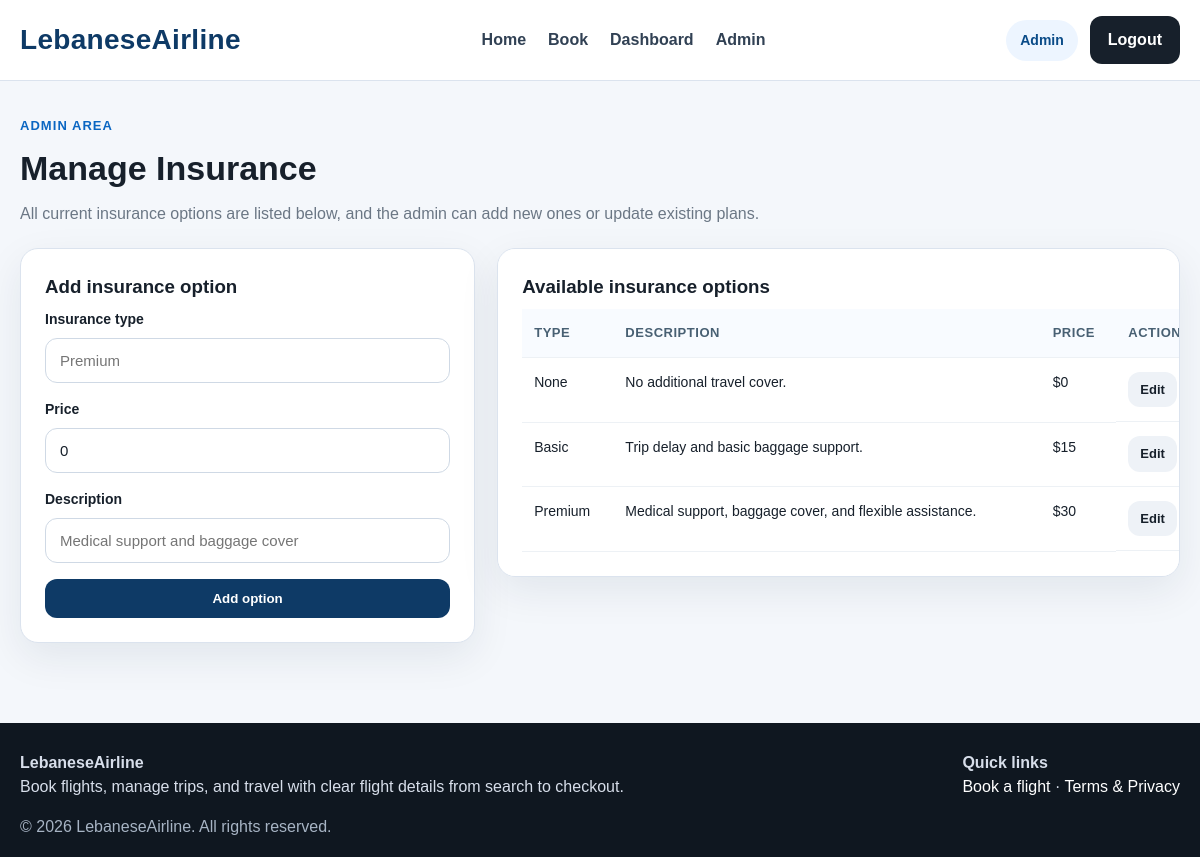
The page /travel-booking-system-mysql-only/admin/manage-insurance.php (signed in) on the database its author committed.
### tables this page shows
CREATE TABLE users (
    id INT AUTO_INCREMENT PRIMARY KEY,
    name VARCHAR(100) NOT NULL,
    email VARCHAR(150) NOT NULL UNIQUE,
    password VARCHAR(255) NOT NULL,
    role ENUM('user', 'admin') NOT NULL DEFAULT 'user',
    created_at DATETIME NOT NULL DEFAULT CURRENT_TIMESTAMP
);

CREATE TABLE insurance_options (
    id INT AUTO_INCREMENT PRIMARY KEY,
    name VARCHAR(100) NOT NULL,
    price DECIMAL(10,2) NOT NULL DEFAULT 0,
    description VARCHAR(255) NOT NULL DEFAULT '',
    created_at DATETIME NOT NULL DEFAULT CURRENT_TIMESTAMP
);

### travel-booking-system-mysql-only/includes/data-store.php (called while the page is built, shortened)
<?php
function db(): PDO {
    static $pdo = null;
    if ($pdo === null) {
        $pdo = getPDOConnection();
    }
    return $pdo;
}
function get_all_users(): array {
    $stmt = db()->query("SELECT id, name, email, password, role, created_at FROM users ORDER BY id ASC");
    return $stmt->fetchAll();
}
function get_all_insurance_options(): array {
    $stmt = db()->query("SELECT id, name, price, description FROM insurance_options ORDER BY id ASC");
    return $stmt->fetchAll();
}

### travel-booking-system-mysql-only/includes/auth.php (called while the page is built, shortened)
<?php
include_once __DIR__ . '/data-store.php';
function current_user(): ?array {
    foreach (get_all_users() as $user) {
        if ((int)$user['id'] === (int)$_SESSION['user_id']) {
            return $user;
        }
    }
    return null;
}
function is_admin(): bool {
    $user = current_user();
    return $user && ($user['role'] ?? 'user') === 'admin';
}

### travel-booking-system-mysql-only/admin/manage-insurance.php (the view, shortened to what this page needs)
<?php
include __DIR__ . '/../includes/header.php';
$options = get_all_insurance_options();
$editingOption = null;
?>
<section class="page">
  <div class="page-header">
    <span class="eyebrow">Admin area</span>
    <h2>Manage Insurance</h2>
    <p class="muted">All current insurance options are listed below, and the admin can add new ones or update existing plans.</p>
  </div>
  <div class="booking-grid admin-grid">
    <div class="panel modern-card">
      <h3><?= $editingOption ? 'Edit insurance option' : 'Add insurance option' ?></h3>
      <form method="POST" class="form">
        <div class="form-group">
          <label>Insurance type</label>
          <input type="text" name="name" value="<?= htmlspecialchars($editingOption['name'] ?? '') ?>" placeholder="Premium" required>
        </div>
        <div class="form-group">
          <label>Price</label>
          <input type="number" name="price" min="0" step="0.01" value="<?= htmlspecialchars((string)($editingOption['price'] ?? 0)) ?>" required>
        </div>
        <div class="form-group">
          <label>Description</label>
          <input type="text" name="description" value="<?= htmlspecialchars($editingOption['description'] ?? '') ?>" placeholder="Medical support and baggage cover" required>
        </div>
        <button class="btn-primary" type="submit"><?= $editingOption ? 'Update option' : 'Add option' ?></button>
      </form>
    </div>
    <div class="panel modern-card table-wrap">
      <h3>Available insurance options</h3>
      <table class="table">
        <thead>
          <tr>
            <th>Type</th>
            <th>Description</th>
            <th>Price</th>
            <th>Actions</th>
          </tr>
        </thead>
        <tbody>
          <?php foreach ($options as $option): ?>
            <tr>
              <td><?= htmlspecialchars($option['name']) ?></td>
              <td><?= htmlspecialchars($option['description']) ?></td>
              <td>$<?= number_format((float)$option['price'], 0) ?></td>
              <td class="action-stack">
                <a class="btn-small" href="manage-insurance.php?edit=<?= (int)$option['id'] ?>">Edit</a>
              </td>
            </tr>
          <?php endforeach; ?>
        </tbody>
      </table>
    </div>
  </div>
</section>
<?php include __DIR__ . '/../includes/footer.php'; ?>

### travel-booking-system-mysql-only/includes/header.php (shortened to what this page needs)
<?php
include_once __DIR__ . '/auth.php';
$user = current_user();
$currentPath = $_SERVER['SCRIPT_NAME'] ?? '';
$hideHeaderAuth = str_contains($currentPath, '/auth/login.php') || str_contains($currentPath, '/auth/policy.php');
?>
<!DOCTYPE html>
<html lang="en">
<head>
  <link rel="stylesheet" href="<?= BASE_URL ?>/assets/css/style.css">
</head>
<body>
<header class="navbar">
  <div class="nav-container">
    <a class="logo" href="<?= BASE_URL ?>/index.php">LebaneseAirline</a>
    <nav class="nav-links">
      <ul>
        <li><a href="<?= BASE_URL ?>/index.php">Home</a></li>
        <li><a href="<?= BASE_URL ?>/user/booking.php">Book</a></li>
        <?php if ($user): ?>
          <li><a href="<?= BASE_URL ?>/user/dashboard.php">Dashboard</a></li>
        <?php endif; ?>
        <?php if (is_admin()): ?>
          <li><a href="<?= BASE_URL ?>/admin/dashboard.php">Admin</a></li>
        <?php endif; ?>
      </ul>
    </nav>
    <div class="nav-right">
      <?php if ($user): ?>
        <span class="nav-user-chip"><?= htmlspecialchars($user['name']) ?></span>
        <a href="<?= BASE_URL ?>/auth/logout.php" class="btn-signin">Logout</a>
      <?php elseif (!$hideHeaderAuth): ?>
        <a href="<?= BASE_URL ?>/auth/login.php" class="btn-signin">Sign in</a>
      <?php endif; ?>
    </div>
  </div>
</header>

### travel-booking-system-mysql-only/assets/css/style.css (style rules this page uses)
:root { --bg:#f4f7fb; --card:#ffffff; --text:#17202b; --muted:#6b7785; --line:#dbe3ee; --primary:#0e3a66; --primary-dark:#082845; --accent:#eef5ff; --success:#0f8a5f; --warning:#b7791f; --danger:#c53030; --shadow:0 14px 40px rgba(13,38,59,.08); --radius:18px; }
* { box-sizing:border-box;margin:0;padding:0 }
body { font-family:Arial,sans-serif;background:var(--bg);color:var(--text);line-height:1.5 }
a { text-decoration:none;color:inherit }
.navbar { background:#fff;border-bottom:1px solid var(--line);position:sticky;top:0;z-index:20 }
.nav-container { max-width:1200px;margin:0 auto;padding:16px 20px;display:flex;align-items:center;justify-content:space-between;gap:20px }
.logo { font-size:28px;font-weight:700;color:var(--primary);letter-spacing:.3px }
.nav-links ul { list-style:none;display:flex;gap:22px;align-items:center }
.nav-links a { color:#314154;font-weight:600 }
.nav-right { display:flex;align-items:center;gap:12px }
.btn-signin,.btn-primary,.btn-secondary,.btn-dark,.btn-small { display:inline-flex;align-items:center;justify-content:center;border:none;border-radius:12px;padding:12px 18px;font-weight:700;cursor:pointer;transition:.2s ease }
.btn-primary { background:var(--primary);color:#fff }
.btn-dark,.btn-signin { background:var(--text);color:#fff }
.btn-small { padding:8px 12px;background:#eef2f7;color:var(--text);font-size:13px }
.page { max-width:1200px;margin:0 auto;padding:32px 20px 60px }
.page-header { margin-bottom:22px }
.page-header h2,.section-heading h2 { font-size:34px;margin:6px 0 8px }
.eyebrow { display:inline-block;color:#0a66c2;font-weight:700;font-size:13px;text-transform:uppercase;letter-spacing:.08em }
.muted { color:var(--muted) }
.panel,.modern-card,.auth-container { background:var(--card);border:1px solid var(--line);border-radius:var(--radius);box-shadow:var(--shadow) }
.panel { padding:24px }
.modern-card { padding:24px }
.info-card h3,.panel h3 { margin-bottom:8px }
.booking-grid { display:grid;grid-template-columns:minmax(0,2fr) minmax(310px,1fr);gap:22px;align-items:start }
.form,.auth-form { display:grid;gap:16px }
.form-group { display:grid;gap:8px }
.form-group label { font-weight:700;font-size:14px }
input,select { width:100%;padding:13px 14px;border:1px solid #cfd9e5;border-radius:12px;background:#fff;font-size:15px;color:var(--text) }
.table-wrap { overflow:auto }
.table { width:100%;border-collapse:collapse;min-width:760px }
.table th,.table td { padding:14px 12px;border-bottom:1px solid #edf1f5;text-align:left;font-size:14px;vertical-align:top }
.table th { background:#f8fbff;color:#486073;font-size:13px;text-transform:uppercase;letter-spacing:.04em }
.action-stack { display:flex;gap:8px;align-items:center;flex-wrap:wrap }
.nav-user-chip { display:inline-flex;align-items:center;padding:10px 14px;border-radius:999px;background:#edf5ff;color:#0a4b88;font-weight:700;font-size:14px }
.admin-grid { grid-template-columns:minmax(0,1.2fr) minmax(0,1.8fr) }

### rows shown on the page
users: name "Admin"
insurance_options: name "None", description "No additional travel cover.", price "0"
insurance_options: name "Basic", description "Trip delay and basic baggage support.", price "15"
insurance_options: name "Premium", description "Medical support, baggage cover, and flexible assistance.", price "30"
